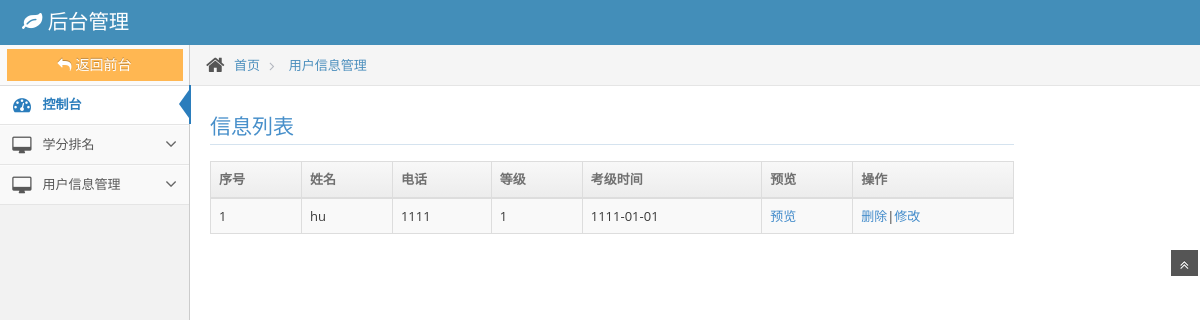
/index.php/home/show/comeinfo, run on an earlier commit of the app's database.
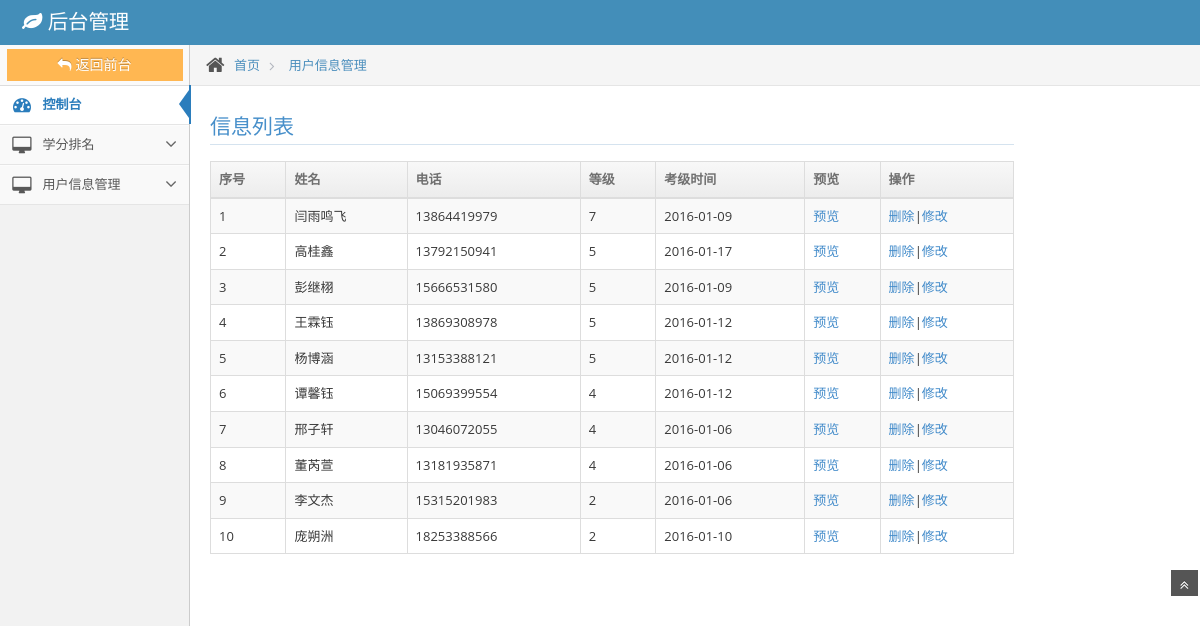
And on a later commit of the database.
### tables this page shows
CREATE TABLE IF NOT EXISTS `user_info` (
  `infoid` int(10) NOT NULL AUTO_INCREMENT,
  `username` varchar(60) NOT NULL COMMENT '姓名',
  `phone` varchar(20) NOT NULL COMMENT '电话',
  `addtime` date NOT NULL COMMENT '报名时间',
  `rank` int(3) NOT NULL COMMENT '级别',
  `link` text NOT NULL COMMENT '链接',
  PRIMARY KEY (`infoid`)
);

### app/controllers/Home.php (called while the page is built, shortened)
<?php
class Home extends CI_Controller{
    public function __construct()
    {
        $this->load->helper('url','form');
        $this->load->library('form_validation');
        $this->load->model('score_model');
    }
    public function show($page = 'comeinfo')
    {
        $info['info'] = $this->score_model->get_info($key=NULL);
        $info['info_items'] = $this->score_model->get_info($key);
        $this->load->view($page,$info);
    }
}

### index.php (called while the page is built, shortened)
<?php
require_once BASEPATH.'core/CodeIgniter.php';

### app/models/Score_model.php (called while the page is built, shortened)
<?php
class Score_model extends CI_Model
{
     public function get_info($infoid)
    {
        if($infoid=='')
        {
              $query = $this->db->get('user_info');
              return $query->result_array();
        }else{
              $query = $this->db->get_where('user_info', array('infoid' => $infoid));
              return $query->row_array();
        }
    }
}

### app/views/comeinfo.php (the view, shortened to what this page needs)
<!DOCTYPE html>
<html lang="en">
	<head>
		<link href='<?php echo base_url().'public/assets/css/bootstrap.min.css'?>' rel="stylesheet" />
		<link rel="stylesheet" href='<?php echo base_url().'public/assets/css/font-awesome.min.css'?>' />
		<link rel="stylesheet" href='<?php echo base_url().'public/assets/css/ace.min.css'?>' />
	</head>
	<body>
		<div class="navbar navbar-default" id="navbar">
			<div class="navbar-container" id="navbar-container">
				<div class="navbar-header pull-left">
					<a href="#" class="navbar-brand">
						<small>
							<i class="icon-leaf"></i>
							后台管理
						</small>
					</a>
				</div>
			</div>
		</div>
		<div class="main-container" id="main-container">
			<div class="main-container-inner">
				<div class="sidebar" id="sidebar">
					<div class="sidebar-shortcuts" id="sidebar-shortcuts">
						<div class="sidebar-shortcuts-large" id="sidebar-shortcuts-large">
						<a class="btn btn-warning" href="http://shengdongts.com">
								<i class="icon-reply"></i>返回前台
							</a>
						</div>
					</div>
					<ul class="nav nav-list">
						<li class="active">
							<a href="#">
								<i class="icon-dashboard"></i>
								<span class="menu-text"> 控制台 </span>
							</a>
						</li>
						<li>
							<a href="#" class="dropdown-toggle">
								<i class="icon-desktop"></i>
								<span class="menu-text">学分排名</span>
								<b class="arrow icon-angle-down"></b>
							</a>
						</li>
						<li>
							<a href="#" class="dropdown-toggle">
								<i class="icon-desktop"></i>
								<span class="menu-text">用户信息管理</span>
								<b class="arrow icon-angle-down"></b>
							</a>
						</li>
					</ul>
				</div>
				<div class="main-content">
					<div class="breadcrumbs" id="breadcrumbs">
						<ul class="breadcrumb">
							<li>
								<i class="icon-home home-icon"></i>
								<a href="#">首页</a>
							</li>
							<li>
								<a href="#">用户信息管理</a>
							</li>
						</ul>
					</div>
					<div class="page-content">
						<div class="row">
							<div class="col-xs-10">
								<h3 class="header smaller lighter blue">信息列表</h3>
								<div class="table-responsive">
									<table id="sample-table-2" class="table table-striped table-bordered table-hover">
										<thead>
											<tr>
												<th>序号</th>
												<th>姓名</th>
												<th>电话</th>
												<th>等级</th>
												<th>考级时间</th>
												<th>预览</th>
												<th>操作</th>
											</tr>
										</thead><?php $i=1;?>
										<tbody> <?php foreach ($info as $info_items): ?>
											<tr>
											<td><?php echo $i++;?></td>
											<td><?php echo $info_items['username']; ?></td>
											<td><?php echo $info_items['phone']; ?></td>
											<td><?php echo $info_items['rank']; ?></td>
											<td><?php echo $info_items['addtime']; ?></td>
											<td><a href="<?php echo site_url().'/home/viewInfo/'.$info_items['infoid'];?>">预览</a></td>
											<td><a href="<?php echo site_url().'/home/deleteInfo/'.$info_items['infoid']; ?>" onclick="return confirm('确定删除吗？')"  title="Delete">删除</a>|<a href="<?php echo site_url().'/home/updateInfo/'.$info_items['infoid']; ?>" >修改</a></td>
											</tr><?php endforeach; ?>
										</tbody>
									</table>
								</div>
					        </div>
				        </div>
					</div>
					<a href="#" id="btn-scroll-up" class="btn-scroll-up btn btn-sm btn-inverse">
						<i class="icon-double-angle-up icon-only bigger-110"></i>
					</a>
				</div>
	</body>
</html>

What changed in the data, as far as the page shows it:
removed user_info: username "hu", phone "1111", rank "1", addtime "1111-01-01"
added user_info: username "闫雨鸣飞", phone "13864419979", rank "7", addtime "2016-01-09"
added user_info: username "高桂鑫", phone "13792150941", rank "5", addtime "2016-01-17"
added user_info: username "彭继栩", phone "15666531580", rank "5", addtime "2016-01-09"
added user_info: username "王霖钰", phone "13869308978", rank "5", addtime "2016-01-12"
added user_info: username "杨博涵", phone "13153388121", rank "5", addtime "2016-01-12"
added user_info: username "谭馨钰", phone "15069399554", rank "4", addtime "2016-01-12"
added user_info: username "邢子轩", phone "13046072055", rank "4", addtime "2016-01-06"
added user_info: username "董芮萱", phone "13181935871", rank "4", addtime "2016-01-06"
added user_info: username "李文杰", phone "15315201983", rank "2", addtime "2016-01-06"
added user_info: username "庞朔洲", phone "18253388566", rank "2", addtime "2016-01-10"
